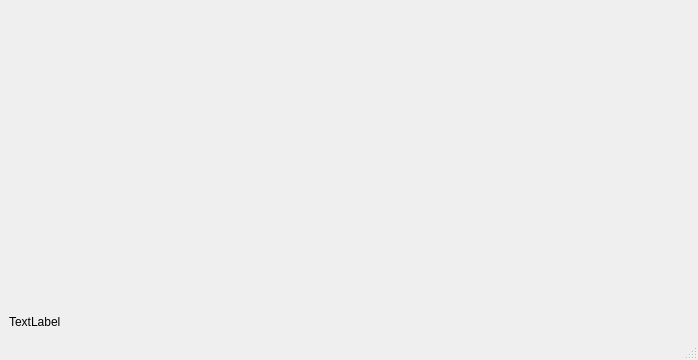
<?xml version="1.0" encoding="UTF-8"?>
<ui version="4.0">
 <class>MainWindow</class>
 <widget class="QMainWindow" name="MainWindow">
  <property name="geometry">
   <rect>
    <x>0</x>
    <y>0</y>
    <width>698</width>
    <height>360</height>
   </rect>
  </property>
  <property name="windowTitle">
   <string>MainWindow</string>
  </property>
  <widget class="QWidget" name="centralwidget">
   <layout class="QVBoxLayout" name="verticalLayout" stretch="1,0">
    <item>
     <widget class="Canvas" name="widget" native="true"/>
    </item>
    <item>
     <widget class="QLabel" name="label">
      <property name="text">
       <string>TextLabel</string>
      </property>
     </widget>
    </item>
   </layout>
  </widget>
  <widget class="QMenuBar" name="menubar">
   <property name="geometry">
    <rect>
     <x>0</x>
     <y>0</y>
     <width>698</width>
     <height>23</height>
    </rect>
   </property>
  </widget>
  <widget class="QStatusBar" name="statusbar"/>
 </widget>
 <customwidgets>
  <customwidget>
   <class>Canvas</class>
   <extends>QWidget</extends>
   <header>canvas.h</header>
   <container>1</container>
  </customwidget>
 </customwidgets>
 <resources/>
 <connections/>
</ui>
